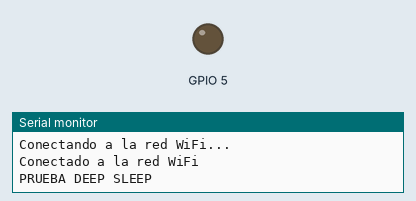
Simulated run of this sketch. Board: ESP32. Parts: output pins drawn as LEDs (lit = HIGH), the last lines printed to the serial monitor. Dashed ring = blinking. WiFi joins after 1.5 s; servers stay silent unless stated; a WiFi scan finds three made-up networks; uploads are accepted with an empty reply. At 6.4 s the program puts the board to deep sleep or switches it off; the recording ends there.

Above: at 4.7 s.
At 6.06 s:
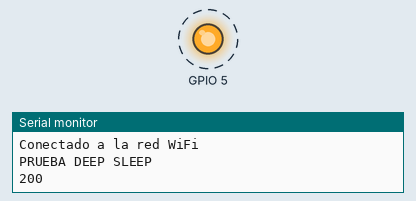
Timing chart, 0 to 6.4 s (numbered marks = the images above):
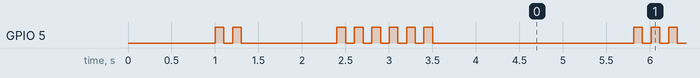

Measured:
- by itself, GPIO 5: HIGH → LOW at 1.1 s, → HIGH 0.10 s later, → LOW 0.10 s later, → HIGH 1.1 s later, … (21 changes in this stretch)

The sketch:

ESP32_Bat_Server_DeepSleep.ino
```cpp
#include <WiFi.h>
#include <HTTPClient.h>

#define TIME_TO_SLEEP 60e6

const char* ssid = "RedWifi";
const char* password = "pass";
int contador = 0;


void setup() {
  Serial.begin(9600);
  pinMode(5, OUTPUT);
  WiFi.begin(ssid, password); // Conecta a la red Wi-Fi

  esp_sleep_enable_timer_wakeup(TIME_TO_SLEEP);

  while (WiFi.status() != WL_CONNECTED) {
    delay(1000);
    contador += 1;
    Serial.println("Conectando a la red WiFi...");
    encenderLed(1);
    if(contador>=10){
      contador = 0;
      esp_deep_sleep_start();
    }
  }
  Serial.println("Conectado a la red WiFi");
  encenderLed(3);
  Serial.println("PRUEBA DEEP SLEEP");


}

void encenderLed(int cantidad){
  for(int i=0; i<=cantidad; i++){
    digitalWrite(5, 1);
    delay(100);
    digitalWrite(5, 0);
    delay(100);
  }
}

void realizarGET() {
  String miMac = WiFi.macAddress();
  int valorADC = analogRead(35);
  float voltajeADC = (valorADC / 4095.0) * 3.3;
  float voltajeBateria = voltajeADC * 2;

  if(WiFi.status() == WL_CONNECTED){
    // Escanear redes disponibles
    int n = WiFi.scanNetworks();
    String wifiData = String(voltajeBateria)+"_" + miMac + "_";

    for (int i = 0; i < n; ++i) {
      // Separa los datos de cada red con una coma y cada red con un pipe
      wifiData += WiFi.SSID(i) + "@" + WiFi.BSSIDstr(i) + "@" + String(WiFi.RSSI(i));
      if (i < n - 1) {
        wifiData += "_"; // No agrega '|' después del último elemento
      }
    }

    // Codifica la cadena wifiData para que pueda ser enviada en una URL
    wifiData = urlencode(wifiData);

    // Construye la URL completa
    String serverPath = "https://servidos.com/get.php?data=" + wifiData;

    // Crea un objeto HTTPClient
    HTTPClient http;

    // Inicia la conexión
    http.begin(serverPath);

    // Realiza la solicitud GET
    int httpResponseCode = http.GET();

    if (httpResponseCode > 0) {
      Serial.println(httpResponseCode);
      String response = http.getString();
      encenderLed(2);
      Serial.println(response);
    } else {
      Serial.print("ERROR");
      encenderLed(10);
      Serial.println(httpResponseCode);
    }

    // Cierra la conexión
    http.end();
  } else {
    Serial.println("Error en la conexión WiFi");
    encenderLed(5);
  }
}

String urlencode(String str) {
  String encodedString = "";
  char c;
  char code0;
  char code1;
  for (unsigned int i = 0; i < str.length(); i++) {
    c = str.charAt(i);
    if (c == ' ') {
      encodedString += '+';
    } else if (isalnum(c)) {
      encodedString += c;
    } else {
      code1 = (c & 0xf) + '0';
      if ((c & 0xf) > 9) {
        code1 = (c & 0xf) - 10 + 'A';
      }
      c = (c >> 4) & 0xf;
      code0 = c + '0';
      if (c > 9) {
        code0 = c - 10 + 'A';
      }
      encodedString += '%';
      encodedString += code0;
      encodedString += code1;
    }
    yield(); // Para evitar el watchdog timer en bucles largos
  }
  return encodedString;
}

void loop() {
  realizarGET(); // Realiza la solicitud GET
  Serial.println("A Dormir Zzzzz...");
  //delay(10000);
  esp_deep_sleep_start();
}
```
